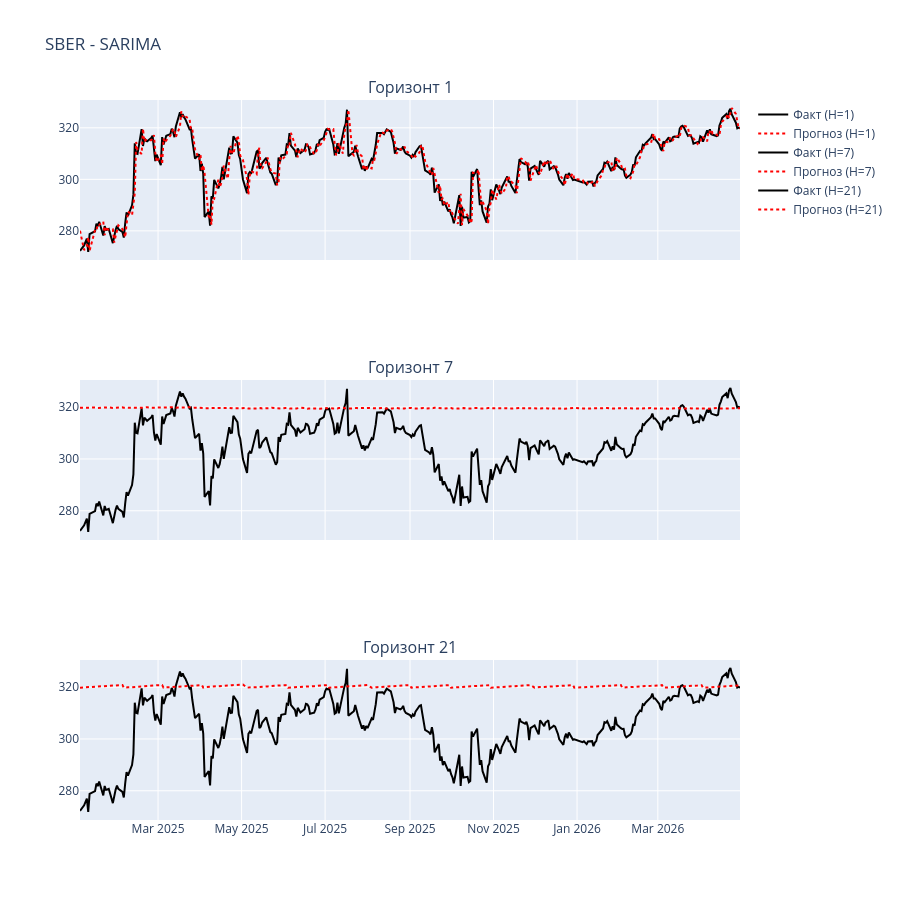

Notebook code for this chart:
### Code cell
# Пример для одного актива и модели (можно изменить на цикл или выбор)
asset_name = "SBER"
model_name = "SARIMA"
results = all_results[(asset_name, model_name)]
plot_forecast_vs_actual(results, asset_name, model_name)

### Figure 1 — Plotly figure (JSON) as saved in the notebook; plotly's stock layout.template omitted (floating-point values rounded to 4 significant figures; data arrays with more than 128 entries replaced by an {"elided": "..."} marker saying what was removed)
{"data": [{"line": {"color": "black"}, "name": "Факт (H=1)", "type": "scatter", "x": {"elided": "335 str values"}, "xaxis": "x", "y": {"elided": "335 float values"}, "yaxis": "y"}, {"line": {"color": "red", "dash": "dot"}, "name": "Прогноз (H=1)", "type": "scatter", "x": {"elided": "335 str values"}, "xaxis": "x", "y": {"elided": "335 float values"}, "yaxis": "y"}, {"line": {"color": "black"}, "name": "Факт (H=7)", "type": "scatter", "x": {"elided": "335 str values"}, "xaxis": "x2", "y": {"elided": "335 float values"}, "yaxis": "y2"}, {"line": {"color": "red", "dash": "dot"}, "name": "Прогноз (H=7)", "type": "scatter", "x": {"elided": "335 str values"}, "xaxis": "x2", "y": {"elided": "335 float values"}, "yaxis": "y2"}, {"line": {"color": "black"}, "name": "Факт (H=21)", "type": "scatter", "x": {"elided": "335 str values"}, "xaxis": "x3", "y": {"elided": "335 float values"}, "yaxis": "y3"}, {"line": {"color": "red", "dash": "dot"}, "name": "Прогноз (H=21)", "type": "scatter", "x": {"elided": "335 str values"}, "xaxis": "x3", "y": {"elided": "335 float values"}, "yaxis": "y3"}], "layout": {"annotations": [{"font": {"size": 16}, "showarrow": false, "text": "Горизонт 1", "x": 0.5, "xanchor": "center", "xref": "paper", "y": 1, "yanchor": "bottom", "yref": "paper"}, {"font": {"size": 16}, "showarrow": false, "text": "Горизонт 7", "x": 0.5, "xanchor": "center", "xref": "paper", "y": 0.6111, "yanchor": "bottom", "yref": "paper"}, {"font": {"size": 16}, "showarrow": false, "text": "Горизонт 21", "x": 0.5, "xanchor": "center", "xref": "paper", "y": 0.2222, "yanchor": "bottom", "yref": "paper"}], "height": 900, "title": {"text": "SBER - SARIMA"}, "xaxis": {"anchor": "y", "domain": [0, 1], "matches": "x3", "showticklabels": false}, "xaxis2": {"anchor": "y2", "domain": [0, 1], "matches": "x3", "showticklabels": false}, "xaxis3": {"anchor": "y3", "domain": [0, 1]}, "yaxis": {"anchor": "x", "domain": [0.7778, 1]}, "yaxis2": {"anchor": "x2", "domain": [0.3889, 0.6111]}, "yaxis3": {"anchor": "x3", "domain": [0, 0.2222]}}}
